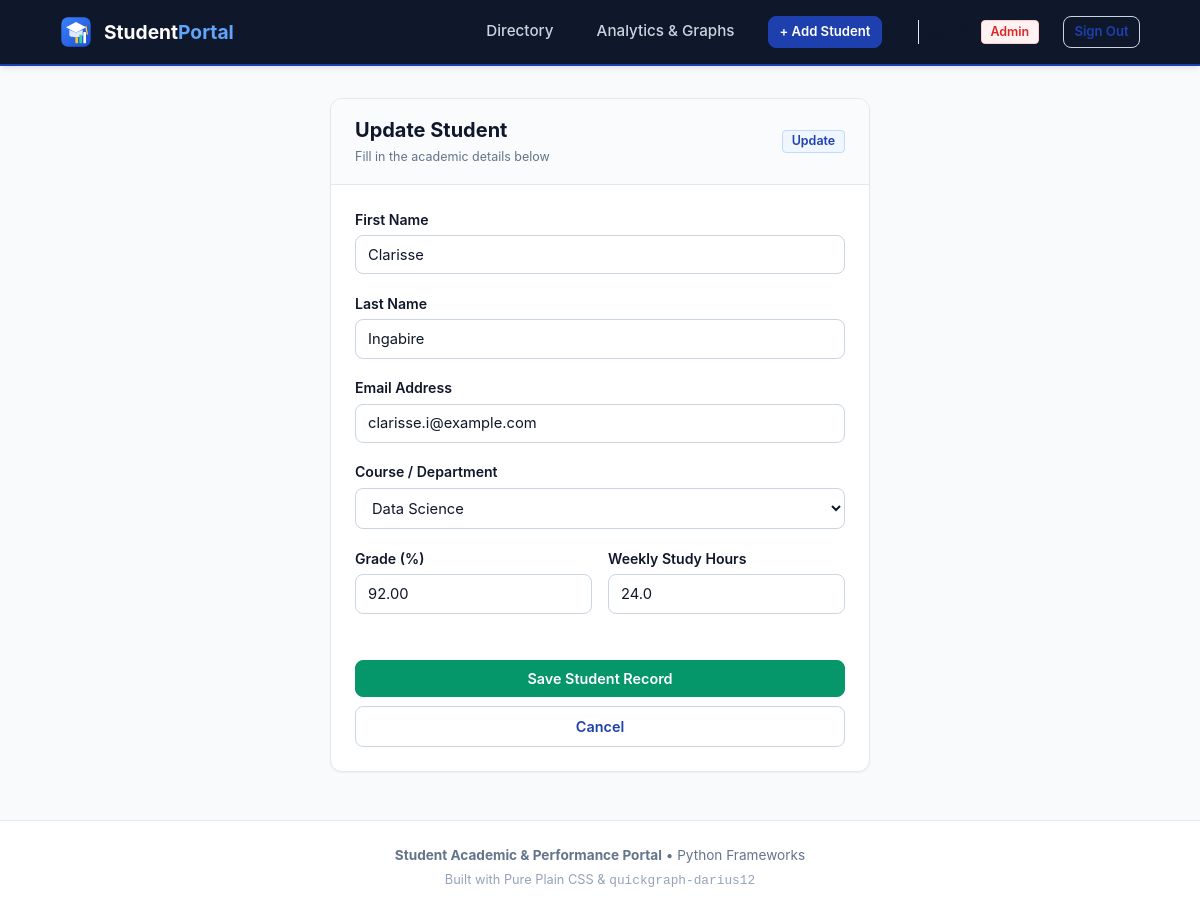
/students/edit/3/ (signed in), run on the app's committed database.
### students/models.py (models this page shows, shortened)
class Student(models.Model):
    COURSE_CHOICES = [
        ('Computer Science', 'Computer Science'),
        ('Software Engineering', 'Software Engineering'),
        ('Data Science', 'Data Science'),
        ('Cybersecurity', 'Cybersecurity'),
        ('Information Technology', 'Information Technology'),
    ]
    first_name = models.CharField(max_length=50)
    last_name = models.CharField(max_length=50)
    email = models.EmailField(unique=True)
    course = models.CharField(max_length=100, choices=COURSE_CHOICES, default="Computer Science")
    grade = models.DecimalField(max_digits=5, decimal_places=2, default=75.0, help_text="Grade percentage (0-100)")
    study_hours_per_week = models.FloatField(default=15.0, help_text="Weekly study hours")
    registration_date = models.DateField(auto_now_add=True)
    class Meta:
        db_table = 'students'
        ordering = ['-id']

### students/views.py (the view)
# urls.py: path('edit/<int:pk>/', views.student_update, name='student_update'),
@instructor_required
def student_update(request, pk):
    student = get_object_or_404(Student, pk=pk)
    if request.method == 'POST':
        form = StudentForm(request.POST, instance=student)
        if form.is_valid():
            form.save()
            return redirect('student_list')
    else:
        form = StudentForm(instance=student)
    return render(request, 'students/student_form.html', {'form': form, 'action': 'Update'})

### students/forms.py
class StudentForm(forms.ModelForm):
    class Meta:
        model = Student
        fields = ['first_name', 'last_name', 'email', 'course', 'grade', 'study_hours_per_week']
        widgets = {
            'first_name': forms.TextInput(attrs={'class': 'form-control', 'placeholder': 'Enter first name'}),
            'last_name': forms.TextInput(attrs={'class': 'form-control', 'placeholder': 'Enter last name'}),
            'email': forms.EmailInput(attrs={'class': 'form-control', 'placeholder': 'student@example.com'}),
            'course': forms.Select(attrs={'class': 'form-select'}),
            'grade': forms.NumberInput(attrs={'class': 'form-control', 'placeholder': '0 - 100', 'step': '0.5', 'min': '0', 'max': '100'}),
            'study_hours_per_week': forms.NumberInput(attrs={'class': 'form-control', 'placeholder': 'Weekly hours (e.g. 15)', 'step': '0.5', 'min': '0'}),
        }

### students/context_processors.py (called while the page is built)
def user_roles(request):
    if not request.user.is_authenticated:
        return {
            'is_instructor': False,
            'is_student': False,
            'user_role': 'Guest',
        }
    is_admin = request.user.is_superuser
    is_instructor = is_admin or request.user.groups.filter(name='Instructor').exists()
    is_student = request.user.groups.filter(name='Student').exists()
    if is_admin:
        role = 'Admin'
    elif is_instructor:
        role = 'Instructor'
    elif is_student:
        role = 'Student'
    else:
        role = 'User'
    return {
        'is_instructor': is_instructor,
        'is_student': is_student,
        'user_role': role,
    }

### students/templates/students/student_form.html (shortened to what this page needs)
{% extends 'students/base.html' %}
{% block content %}
<div class="form-container">
    <div class="card">
        <div class="card-header">
            <div>
                <h2 style="font-size: 1.25rem; font-weight: 700; color: var(--text-main);">
                    {{ action }} Student
                </h2>
                <small style="color: var(--text-muted);">Fill in the academic details below</small>
            </div>
            <span class="badge badge-primary">{{ action }}</span>
        </div>
        <div class="card-body">
            <form method="POST" novalidate>
                <div class="form-group">
                    <label class="form-label">First Name</label>
                    {{ form.first_name }}
                </div>
                <div class="form-group">
                    <label class="form-label">Last Name</label>
                    {{ form.last_name }}
                </div>
                <div class="form-group">
                    <label class="form-label">Email Address</label>
                    {{ form.email }}
                </div>
                <div class="form-group">
                    <label class="form-label">Course / Department</label>
                    {{ form.course }}
                </div>
                <div style="display: grid; grid-template-columns: 1fr 1fr; gap: 1rem;">
                    <div class="form-group">
                        <label class="form-label">Grade (%)</label>
                        {{ form.grade }}
                    </div>
                    <div class="form-group">
                        <label class="form-label">Weekly Study Hours</label>
                        {{ form.study_hours_per_week }}
                    </div>
                </div>
                <div class="form-actions">
                    <button type="submit" class="btn btn-success btn-block">
                        Save Student Record
                    </button>
                    <a href="{% url 'student_list' %}" class="btn btn-outline btn-block" style="text-align: center;">
                        Cancel
                    </a>
                </div>
            </form>
        </div>
    </div>
</div>
{% endblock %}

### static/css/style.css (style rules this page uses)
:root { --primary: #1e40af; --primary-hover: #1d4ed8; --primary-soft: #eff6ff; --success: #059669; --success-soft: #ecfdf5; --warning: #d97706; --warning-soft: #fffbeb; --danger: #dc2626; --danger-hover: #b91c1c; --danger-soft: #fef2f2; --bg-page: #f8fafc; --surface: #ffffff; --border: #e2e8f0; --border-dark: #cbd5e1; --text-main: #0f172a; --text-muted: #64748b; --text-light: #94a3b8; --radius-sm: 4px; --radius-md: 8px; --radius-lg: 12px; --shadow-sm: 0 1px 2px 0 rgba(0, 0, 0, 0.05); --shadow-md: 0 4px 6px -1px rgba(0, 0, 0, 0.07), 0 2px 4px -2px rgba(0, 0, 0, 0.05); --shadow-lg: 0 10px 15px -3px rgba(0, 0, 0, 0.08); }
* { box-sizing: border-box; margin: 0; padding: 0; }
body { font-family: -apple-system, BlinkMacSystemFont, "Segoe UI", Roboto, "Helvetica Neue", Arial, sans-serif; font-size: 15px; line-height: 1.5; color: var(--text-main); background-color: var(--bg-page); min-height: 100vh; display: flex; flex-direction: column; }
a { color: var(--primary); text-decoration: none; transition: color 0.15s ease; }
.btn { display: inline-flex; align-items: center; justify-content: center; font-family: inherit; font-size: 0.9rem; font-weight: 600; padding: 0.55rem 1.15rem; border-radius: var(--radius-md); border: 1px solid transparent; cursor: pointer; text-decoration: none; transition: background-color 0.15s ease, border-color 0.15s ease, box-shadow 0.15s ease; white-space: nowrap; }
.btn-success { background-color: var(--success); color: #ffffff; border-color: var(--success); }
.btn-outline { background-color: transparent; color: var(--primary); border-color: var(--border-dark); }
.btn-block { display: block; width: 100%; }
.card { background-color: var(--surface); border: 1px solid var(--border); border-radius: var(--radius-lg); box-shadow: var(--shadow-sm); overflow: hidden; }
.card-body { padding: 1.5rem; }
.card-header { padding: 1rem 1.5rem; border-bottom: 1px solid var(--border); display: flex; justify-content: space-between; align-items: center; background-color: #fafbfc; }
.badge { display: inline-block; padding: 0.2rem 0.55rem; border-radius: var(--radius-sm); font-size: 0.78rem; font-weight: 600; line-height: 1.2; }
.badge-primary { background-color: var(--primary-soft); color: var(--primary); border: 1px solid #bfdbfe; }
.form-container { max-width: 540px; margin: 0 auto; }
.form-group { margin-bottom: 1.15rem; }
.form-label { display: block; font-size: 0.88rem; font-weight: 600; color: var(--text-main); margin-bottom: 0.35rem; }
.form-control, .form-select, input[type="text"], input[type="email"], input[type="number"], select { width: 100%; padding: 0.6rem 0.75rem; font-family: inherit; font-size: 0.92rem; color: var(--text-main); background-color: #ffffff; border: 1px solid var(--border-dark); border-radius: var(--radius-md); outline: none; transition: border-color 0.15s ease, box-shadow 0.15s ease; }
.form-actions { margin-top: 1.75rem; display: flex; flex-direction: column; gap: 0.6rem; }

### data on the page
Student: first_name "Clarisse", last_name "Ingabire", email "clarisse.i@example.com", course "Data Science", grade "92.00", study_hours_per_week "24.0"

### other printed values
{{ action }} "Update"
